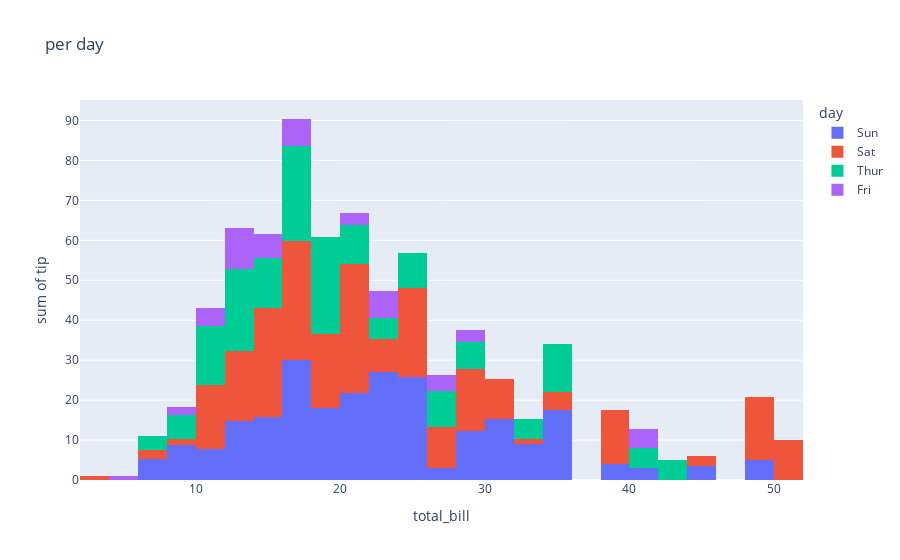

Notebook code cell kept with this figure:
### Code cell
px.histogram(data, x='total_bill', y='tip', color='day', title='per day')

### Figure 1 — Plotly figure (JSON) as saved in the notebook; plotly's stock layout.template omitted (floating-point values rounded to 4 significant figures)
{"data": [{"alignmentgroup": "True", "bingroup": "x", "histfunc": "sum", "hovertemplate": "day=Sun<br>total_bill=%{x}<br>sum of tip=%{y}<extra></extra>", "legendgroup": "Sun", "marker": {"color": "#636efa", "pattern": {"shape": ""}}, "name": "Sun", "offsetgroup": "Sun", "orientation": "v", "showlegend": true, "type": "histogram", "x": [16.99, 10.34, 21.01, 23.68, 24.59, 25.29, 8.77, 26.88, 15.04, 14.78, 10.27, 35.26, 15.42, 18.43, 14.83, 21.58, 10.33, 16.29, 16.97, 17.46, 13.94, 9.68, 30.4, 18.29, 22.23, 32.4, 28.55, 18.04, 12.54, 10.29, 34.81, 9.94, 25.56, 19.49, 38.07, 23.95, 25.71, 17.31, 29.93, 14.07, 13.13, 17.26, 24.55, 19.77, 29.85, 48.17, 25, 13.39, 16.49, 21.5, 12.66, 16.21, 13.81, 17.51, 24.52, 20.76, 31.71, 7.25, 31.85, 16.82, 32.9, 17.89, 14.48, 9.6, 34.63, 34.65, 23.33, 45.35, 23.17, 40.55, 20.69, 20.9, 30.46, 18.15, 23.1, 15.69], "xaxis": "x", "y": [1.01, 1.66, 3.5, 3.31, 3.61, 4.71, 2, 3.12, 1.96, 3.23, 1.71, 5, 1.57, 3, 3.02, 3.92, 1.67, 3.71, 3.5, 2.54, 3.06, 1.32, 5.6, 3, 5, 6, 2.05, 3, 2.5, 2.6, 5.2, 1.56, 4.34, 3.51, 4, 2.55, 4, 3.5, 5.07, 2.5, 2, 2.74, 2, 2, 5.14, 5, 3.75, 2.61, 2, 3.5, 2.5, 2, 2, 3, 3.48, 2.24, 4.5, 5.15, 3.18, 4, 3.11, 2, 2, 4, 3.55, 3.68, 5.65, 3.5, 6.5, 3, 5, 3.5, 2, 3.5, 4, 1.5], "yaxis": "y"}, {"alignmentgroup": "True", "bingroup": "x", "histfunc": "sum", "hovertemplate": "day=Sat<br>total_bill=%{x}<br>sum of tip=%{y}<extra></extra>", "legendgroup": "Sat", "marker": {"color": "#EF553B", "pattern": {"shape": ""}}, "name": "Sat", "offsetgroup": "Sat", "orientation": "v", "showlegend": true, "type": "histogram", "x": [20.65, 17.92, 20.29, 15.77, 39.42, 19.82, 17.81, 13.37, 12.69, 21.7, 19.65, 9.55, 18.35, 15.06, 20.69, 17.78, 24.06, 16.31, 16.93, 18.69, 31.27, 16.04, 38.01, 26.41, 11.24, 48.27, 20.29, 13.81, 11.02, 18.29, 17.59, 20.08, 16.45, 3.07, 20.23, 15.01, 12.02, 17.07, 26.86, 25.28, 14.73, 10.51, 17.92, 44.3, 22.42, 20.92, 15.36, 20.49, 25.21, 18.24, 14.31, 14, 7.25, 10.59, 10.63, 50.81, 15.81, 26.59, 38.73, 24.27, 12.76, 30.06, 25.89, 48.33, 13.27, 28.17, 12.9, 28.15, 11.59, 7.74, 30.14, 20.45, 13.28, 22.12, 24.01, 15.69, 11.61, 10.77, 15.53, 10.07, 12.6, 32.83, 35.83, 29.03, 27.18, 22.67, 17.82], "xaxis": "x", "y": [3.35, 4.08, 2.75, 2.23, 7.58, 3.18, 2.34, 2, 2, 4.3, 3, 1.45, 2.5, 3, 2.45, 3.27, 3.6, 2, 3.07, 2.31, 5, 2.24, 3, 1.5, 1.76, 6.73, 3.21, 2, 1.98, 3.76, 2.64, 3.15, 2.47, 1, 2.01, 2.09, 1.97, 3, 3.14, 5, 2.2, 1.25, 3.08, 2.5, 3.48, 4.08, 1.64, 4.06, 4.29, 3.76, 4, 3, 1, 1.61, 2, 10, 3.16, 3.41, 3, 2.03, 2.23, 2, 5.16, 9, 2.5, 6.5, 1.1, 3, 1.5, 1.44, 3.09, 3, 2.72, 2.88, 2, 3, 3.39, 1.47, 3, 1.25, 1, 1.17, 4.67, 5.92, 2, 2, 1.75], "yaxis": "y"}, {"alignmentgroup": "True", "bingroup": "x", "histfunc": "sum", "hovertemplate": "day=Thur<br>total_bill=%{x}<br>sum of tip=%{y}<extra></extra>", "legendgroup": "Thur", "marker": {"color": "#00cc96", "pattern": {"shape": ""}}, "name": "Thur", "offsetgroup": "Thur", "orientation": "v", "showlegend": true, "type": "histogram", "x": [27.2, 22.76, 17.29, 19.44, 16.66, 10.07, 32.68, 15.98, 34.83, 13.03, 18.28, 24.71, 21.16, 10.65, 12.43, 24.08, 11.69, 13.42, 14.26, 15.95, 12.48, 29.8, 8.52, 14.52, 11.38, 22.82, 19.08, 20.27, 11.17, 12.26, 18.26, 8.51, 10.33, 14.15, 16, 13.16, 17.47, 34.3, 41.19, 27.05, 16.43, 8.35, 18.64, 11.87, 9.78, 7.51, 19.81, 28.44, 15.48, 16.58, 7.56, 10.34, 43.11, 13, 13.51, 18.71, 12.74, 13, 16.4, 20.53, 16.47, 18.78], "xaxis": "x", "y": [4, 3, 2.71, 3, 3.4, 1.83, 5, 2.03, 5.17, 2, 4, 5.85, 3, 1.5, 1.8, 2.92, 2.31, 1.68, 2.5, 2, 2.52, 4.2, 1.48, 2, 2, 2.18, 1.5, 2.83, 1.5, 2, 3.25, 1.25, 2, 2, 2, 2.75, 3.5, 6.7, 5, 5, 2.3, 1.5, 1.36, 1.63, 1.73, 2, 4.19, 2.56, 2.02, 4, 1.44, 2, 5, 2, 2, 4, 2.01, 2, 2.5, 4, 3.23, 3], "yaxis": "y"}, {"alignmentgroup": "True", "bingroup": "x", "histfunc": "sum", "hovertemplate": "day=Fri<br>total_bill=%{x}<br>sum of tip=%{y}<extra></extra>", "legendgroup": "Fri", "marker": {"color": "#ab63fa", "pattern": {"shape": ""}}, "name": "Fri", "offsetgroup": "Fri", "orientation": "v", "showlegend": true, "type": "histogram", "x": [28.97, 22.49, 5.75, 16.32, 22.75, 40.17, 27.28, 12.03, 21.01, 12.46, 11.35, 15.38, 12.16, 13.42, 8.58, 15.98, 13.42, 16.27, 10.09], "xaxis": "x", "y": [3, 3.5, 1, 4.3, 3.25, 4.73, 4, 1.5, 3, 1.5, 2.5, 3, 2.2, 3.48, 1.92, 3, 1.58, 2.5, 2], "yaxis": "y"}], "layout": {"barmode": "relative", "legend": {"title": {"text": "day"}, "tracegroupgap": 0}, "title": {"text": "per day"}, "xaxis": {"anchor": "y", "domain": [0, 1], "title": {"text": "total_bill"}}, "yaxis": {"anchor": "x", "domain": [0, 1], "title": {"text": "sum of tip"}}}}
